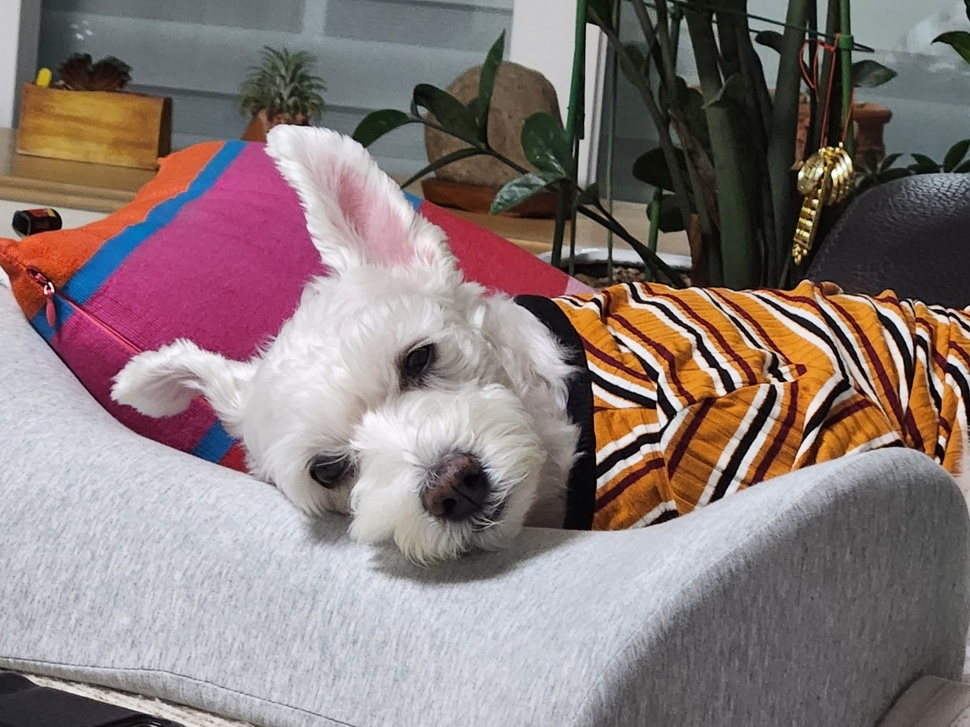
#> input picture v_openCV/imgs/dog.jpg, 970 x 727 px, shrunk from 1440 x 1080 before the run
$ python threshold_otsu.py
#> lines starting #> are read from the running program, lines starting #| are printed output that depends on the picture; after the words box and inside, x2 and y2 are one past the last pixel; in counts of white or black regions, pixels touching at a corner belong together
import cv2
import numpy as np
import matplotlib.pyplot as plt

img = cv2.imread("../v_openCV/imgs/dog.jpg", cv2.IMREAD_GRAYSCALE)
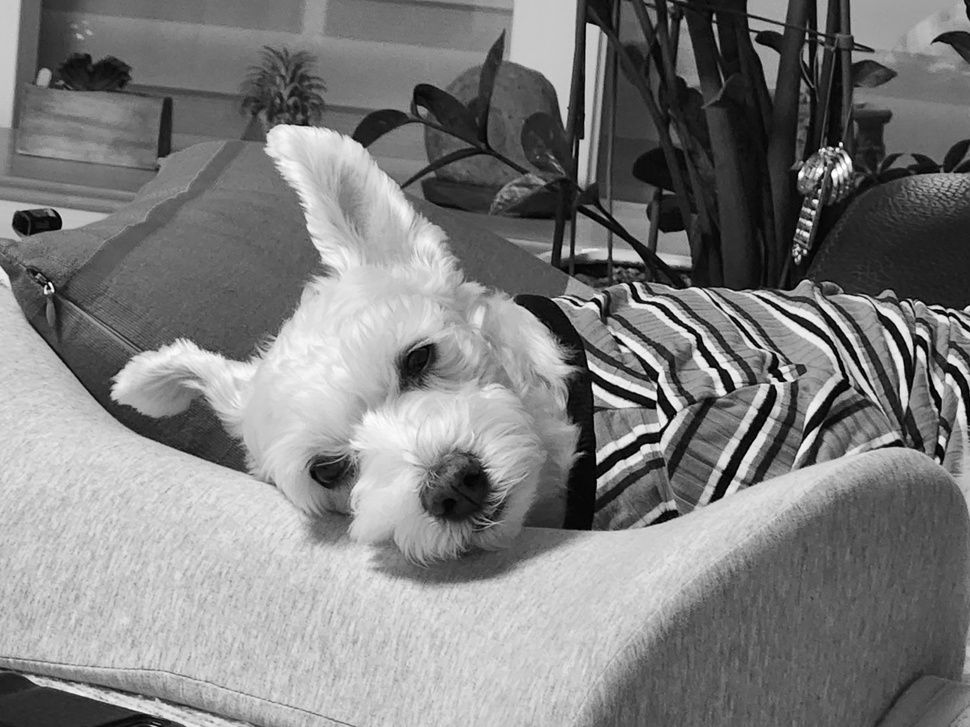
#> img: shape (727, 970); min 0, max 255, mean 125.9

_, t_130 = cv2.threshold(img, 130, 255, cv2.THRESH_BINARY)
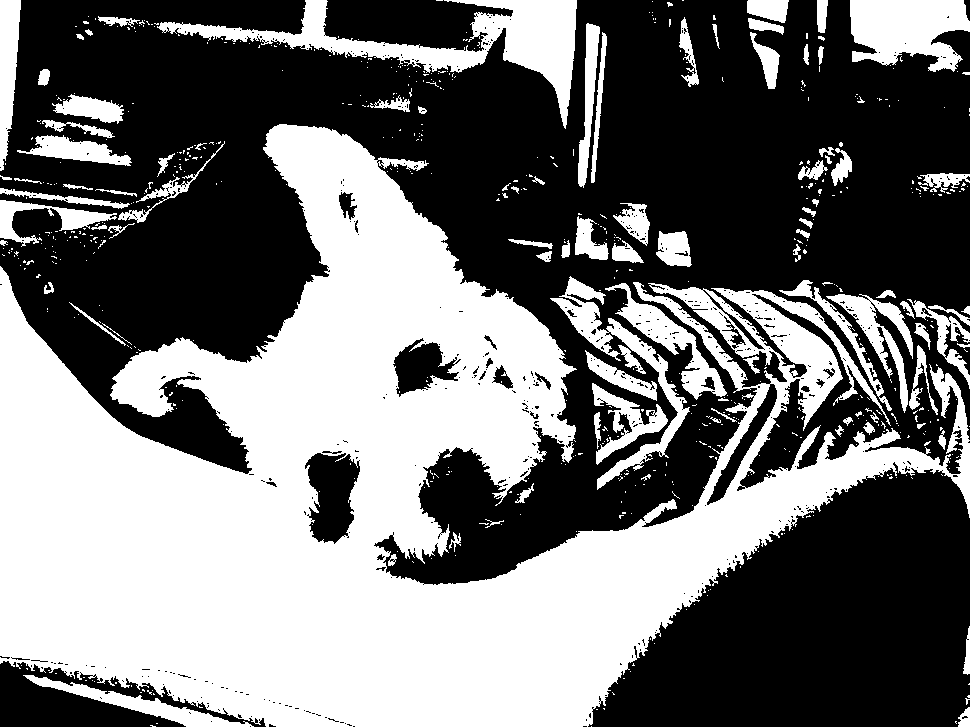
#> t_130: shape (727, 970); 44.7% white; 652 white regions (556 under 20 px), largest, box (x1, y1, x2, y2) and area: (0, 124, 970, 727) 254191, (157, 0, 577, 129) 11983, (850, 0, 970, 72) 6303

t, t_otsu = cv2.threshold(img, -1, 255, cv2.THRESH_BINARY | cv2.THRESH_OTSU)
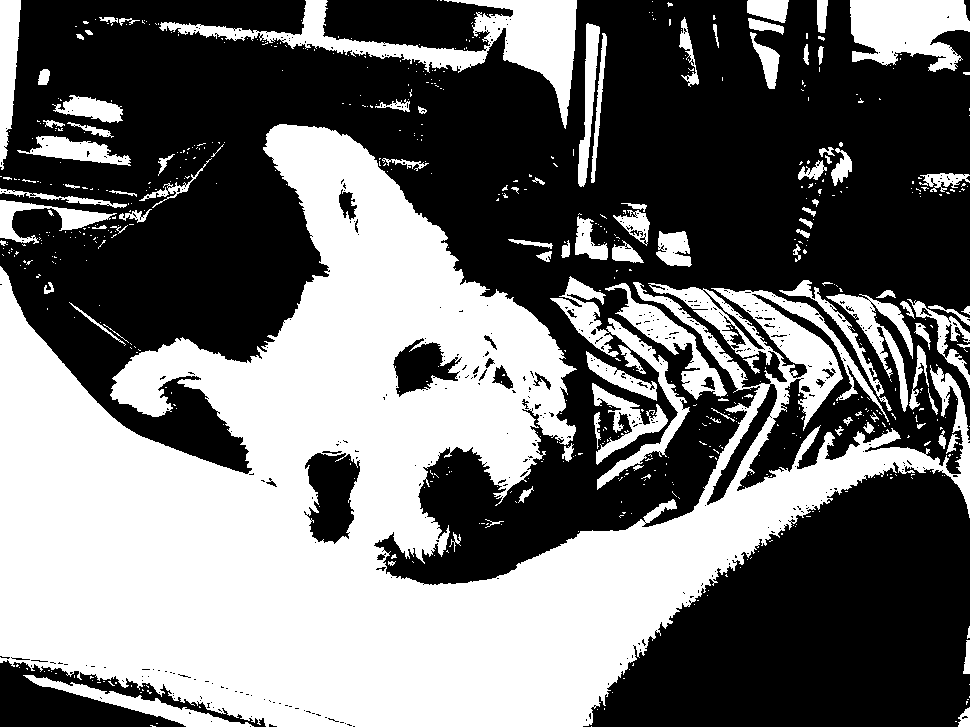
#> t_otsu: shape (727, 970); 44% white; 653 white regions (551 under 20 px), largest, box (x1, y1, x2, y2) and area: (0, 124, 970, 727) 252088, (159, 0, 577, 129) 11176, (850, 0, 970, 72) 6237
#> t = 132
print('otsu threshold: ', t)
#| otsu threshold:  132.0

imgs = {"Original" : img, "t:130" : t_130, "otsu:%d"%t : t_otsu}
for i, (key, value) in enumerate(imgs.items()):
    plt.subplot(1, 3, i+1)
    plt.title(key)
    plt.imshow(value, cmap='gray')
    plt.xticks([])
    plt.yticks([])
#> this loop made 3 passes
#> key on passes 1 to 3: 'Original', 't:130', 'otsu:132'

plt.show()
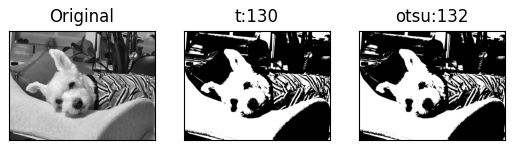
#> figure drawn by matplotlib, 3 panels

$ run again, with v_openCV/imgs/photo.jpg copied over v_openCV/imgs/dog.jpg
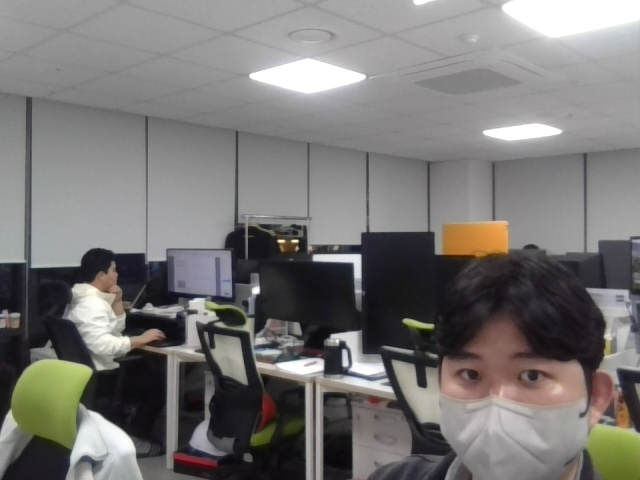
#> input picture v_openCV/imgs/photo.jpg, 640 x 480 px
#> `_, t_130 = cv2.threshold(img, 130, 255, cv2.THRESH_BINARY)`:
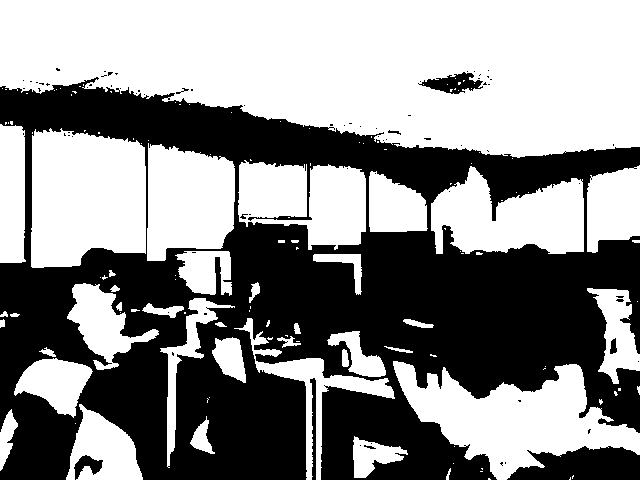
#> t_130: shape (480, 640); 54.8% white; 77 black regions (67 under 20 px), largest, box (x1, y1, x2, y2) and area: (0, 77, 640, 480) 133727, (507, 446, 640, 480) 3343, (418, 72, 483, 94) 731
#> t_otsu: shape (480, 640); 70.1% white; 54 black regions (28 under 20 px), largest, box (x1, y1, x2, y2) and area: (0, 96, 640, 480) 70271, (168, 308, 306, 480) 14634, (0, 429, 72, 480) 2594
#> t = 96
#| otsu threshold:  96.0
#> the loop `for i, (key, value) in enumerate(imgs.items()):` made 3 passes
#> key on passes 1 to 3: 'Original', 't:130', 'otsu:96'
#> `plt.show()`:
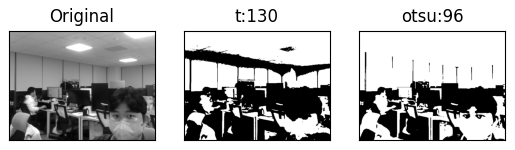
#> figure drawn by matplotlib, 3 panels
